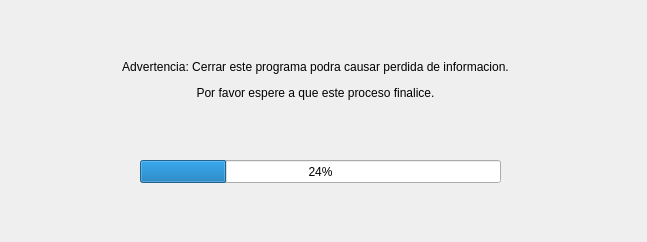
<?xml version="1.0" encoding="UTF-8"?>
<ui version="4.0">
 <class>Loading</class>
 <widget class="QDialog" name="Loading">
  <property name="geometry">
   <rect>
    <x>0</x>
    <y>0</y>
    <width>647</width>
    <height>242</height>
   </rect>
  </property>
  <property name="windowTitle">
   <string>Dialog</string>
  </property>
  <widget class="QProgressBar" name="progress">
   <property name="geometry">
    <rect>
     <x>140</x>
     <y>160</y>
     <width>361</width>
     <height>23</height>
    </rect>
   </property>
   <property name="value">
    <number>24</number>
   </property>
  </widget>
  <widget class="QLabel" name="lbl_warning">
   <property name="geometry">
    <rect>
     <x>70</x>
     <y>40</y>
     <width>491</width>
     <height>81</height>
    </rect>
   </property>
   <property name="text">
    <string>&lt;html&gt;&lt;head/&gt;&lt;body&gt;&lt;p&gt;Advertencia: Cerrar este programa podra causar perdida de informacion.&lt;/p&gt;&lt;p&gt;Por favor espere a que este proceso finalice.&lt;/p&gt;&lt;/body&gt;&lt;/html&gt;</string>
   </property>
   <property name="alignment">
    <set>Qt::AlignCenter</set>
   </property>
  </widget>
 </widget>
 <resources/>
 <connections/>
</ui>
